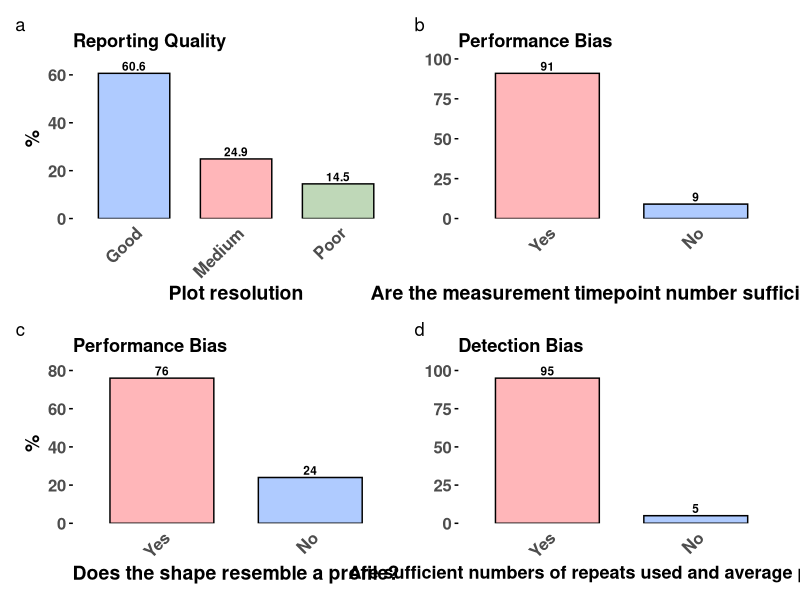

Write the R code that produced this figure.
library(dplyr)
library(ggplot2)
library(patchwork)
library(readr)

quality_reporting <- read_csv("data/quality_reporting.csv", skip = 1)

# Define pastel fill palette
pastel_palette <- c("#AFCBFF", "#FFB6B9", "#BFD8B8", "#FFD6A5")

# Function to generate quality barplots
plot_quality_bar <- function(data_col, title, fill_color) {
  df <- data.frame(Value = data_col) %>%
    filter(!is.na(Value)) %>%
    mutate(Value = trimws(as.character(Value))) %>%
    count(Value) %>%
    mutate(Percent = n / sum(n) * 100)
  
  ggplot(df, aes(x = reorder(Value, -Percent), y = Percent, fill = Value)) +
    geom_col(color = "black", width = 0.7) +
    geom_text(aes(label = round(Percent, 1)), vjust = -0.3, fontface = "bold", size = 3) +
    scale_fill_manual(values = pastel_palette) +
    scale_y_continuous(expand = expansion(mult = c(0, 0.1))) +
    labs(x = NULL, y = "%", title = title) +
    theme_minimal() +
    theme(
      legend.position = "none",
      axis.text.x = element_text(angle = 45, hjust = 1, face = "bold", size = 12),
      axis.text.y = element_text(face = "bold", size = 12),
      axis.title.y = element_text(face = "bold", size = 14),
      plot.title = element_text(face = "bold"),
      axis.ticks.y = element_line()
    )
}

# Generate individual barplots using column names or positions
p1 <- plot_quality_bar(quality_reporting[[4]], "Reporting Quality", pastel_palette[1]) +
  labs(x = "Plot resolution") +
  theme(
    panel.grid = element_blank(),
    axis.title.x = element_text(face = "bold", size = 14)
  )

p2 <- plot_quality_bar(quality_reporting[[5]], "Performance Bias", pastel_palette[2]) +
  labs(x = "Are the measurement timepoint number sufficient? > 5") +
  theme(
    panel.grid = element_blank(),
    axis.title.y = element_blank(),
    axis.title.x = element_text(face = "bold", size = 14)
  )

p3 <- plot_quality_bar(quality_reporting[[6]], "Performance Bias", pastel_palette[3]) +
  labs(x = "Does the shape resemble a profile?") +
  theme(
    panel.grid = element_blank(),
    axis.title.x = element_text(face = "bold", size = 14)
  )

p4 <- plot_quality_bar(quality_reporting[[7]], "Detection Bias", pastel_palette[4]) +
  labs(x = "Are sufficient numbers of repeats used and average presented?") +
  theme(
    panel.grid = element_blank(),
    axis.title.y = element_blank(),
    axis.title.x = element_text(face = "bold", size = 13)
  )


# Combine in 2x2 layout with subplot tags
quality <- (p1 | p2) / (p3 | p4) +
  plot_annotation(
    tag_levels = "a",
    theme = theme(
      plot.title = element_text(size = 16, face = "bold", hjust = 0.5),
      plot.tag = element_text(face = "bold", size = 14)
    )
  )


ggsave("figures/quality_appraisal.png", 
       plot = quality, 
       width = 12, height = 8, 
       dpi = 600)

